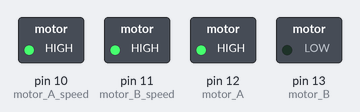
A sketch run on a simulated Arduino Uno, built with avr-gcc and run on an emulated ATmega328P. Shown: switched loads named in the sketch (green lamp = pin HIGH).

Above: at 0.5 s.
At 2.0 s:
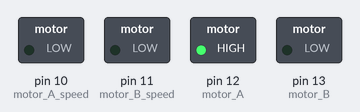
Timing chart, 0 to 3.5 s (numbered marks = the images above):
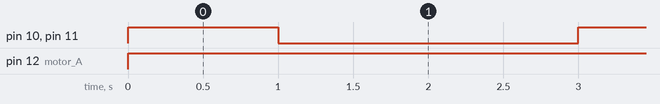

Measured:
- by itself, pin 10 (motor_A_speed), pin 11 (motor_B_speed): alternates HIGH for 1.0 s and LOW for 2.0 s
- by itself, pin 12 (motor_A): LOW → HIGH at 0.00 s

The sketch:

lesson01.ino
```cpp
// Lesson 01 Movement
// www.smarsfan.com/play/lessons/lesson_01_movement

// set Motor A & B to Arduino Pins (The official Arduino Motor shield uses Pins 12 and 13 for Motors A & B)
/* The popular L298N motor shield has 4 motor connectors and uses pins
   pin11 for Motor #1
   pin03 for Motor #2
   pin05 for Motor #3
   pin06 for Motor #4
*/

int motor_A = 12; // Other motor shields may use pin 11
int motor_B = 13; // Other motor shields may use pin 3

// set the Motor Speed using the Arduino Pins
int motor_A_speed = 10;
int motor_B_speed = 11;

// set the time between motor on and motor off
int wait_in_milliseconds = 1000;

// this code runs once at the start
void setup() {

  // this sets the speed of communication between the computer and Arduino,
  // used when uploading your code
  Serial.begin(9600);

  // set the Arduino pin to OUTPUT mode
  pinMode(motor_A, OUTPUT);
  pinMode(motor_B, OUTPUT);
}

// move forward
void forward() {

  // set the direction to forward
  digitalWrite(motor_A, HIGH);
  digitalWrite(motor_B, LOW);

  // set to full speed
  analogWrite(motor_A_speed, 255);
  analogWrite(motor_B_speed, 255);

  // wait
  delay(wait_in_milliseconds);

  // stop
  analogWrite(motor_A_speed, 0);
  analogWrite(motor_B_speed, 0);
}

// the main program loop
void loop(){

  // move forward
  forward();

  // wait 2 seconds
  delay(2000);
}
```
